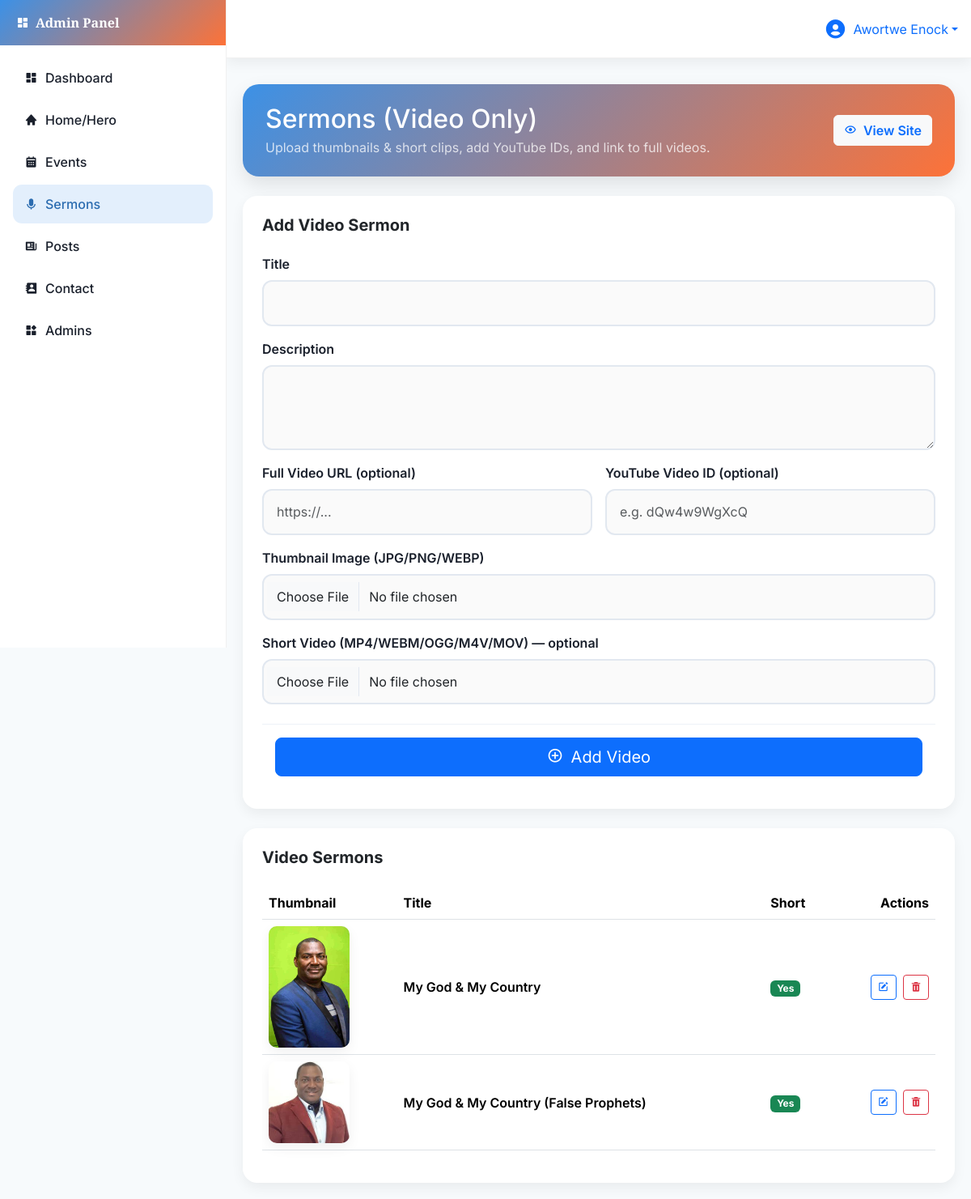
The page /admin/sermons.php (signed in) on the database its author committed.
### tables this page shows
CREATE TABLE `sermon_videos` (
  `id` int(11) NOT NULL,
  `title` varchar(255) NOT NULL,
  `description` text DEFAULT NULL,
  `short_video_file` varchar(255) DEFAULT NULL,
  `youtube_video_id` varchar(64) DEFAULT NULL,
  `full_video_url` varchar(255) DEFAULT NULL,
  `thumbnail_path` varchar(255) DEFAULT NULL,
  `display_order` int(11) DEFAULT 0,
  `created_at` timestamp NOT NULL DEFAULT current_timestamp()
);

### admin/sermons.php (the view, shortened to what this page needs)
<?php
require_once '../includes/db.php';
$video_stmt = $pdo->prepare('SELECT * FROM sermon_videos ORDER BY display_order, created_at DESC');
$video_stmt->execute();
$video_sermons = $video_stmt->fetchAll(PDO::FETCH_ASSOC);
$edit_video = null;
?>
<!DOCTYPE html>
<html lang="en">
<head>
  <link href="https://cdn.jsdelivr.net/npm/bootstrap@5.3.3/dist/css/bootstrap.min.css" rel="stylesheet">
  <link href="https://unpkg.com/boxicons@2.1.4/css/boxicons.min.css" rel="stylesheet">
  <link href="https://unpkg.com/aos@2.3.1/dist/aos.css" rel="stylesheet">
  <link rel="stylesheet" href="https://cdnjs.cloudflare.com/ajax/libs/toastr.js/latest/toastr.min.css">
  <link rel="stylesheet" href="https://cdn.datatables.net/1.13.7/css/dataTables.bootstrap5.min.css"/>
</head>
<body>
  <aside class="sidebar" id="sidebar">
    <div class="brand"><i class="bx bxs-dashboard"></i><span>Admin Panel</span></div>
    <nav class="menu">
      <ul class="nav nav-pills flex-column gap-1">
        <li class="nav-item"><a class="nav-link" href="dashboard.php"><i class="bx bxs-dashboard"></i>Dashboard</a></li>
        <li class="nav-item"><a class="nav-link" href="home.php"><i class="bx bxs-home"></i>Home/Hero</a></li>
        <li class="nav-item"><a class="nav-link" href="events.php"><i class="bx bxs-calendar"></i>Events</a></li>
        <li class="nav-item"><a class="nav-link active" href="sermons.php"><i class="bx bxs-microphone"></i>Sermons</a></li>
        <li class="nav-item"><a class="nav-link" href="posts.php"><i class="bx bxs-news"></i>Posts</a></li>
        <li class="nav-item"><a class="nav-link" href="contact.php"><i class="bx bxs-contact"></i>Contact</a></li>
        <li class="nav-item"><a class="nav-link" href="admins.php"><i class="bx bxs-widget"></i>Admins</a></li>
      </ul>
    </nav>
  </aside>
  <div class="topbar">
    <div class="dropdown ms-auto">
      <a class="d-flex align-items-center text-decoration-none dropdown-toggle" href="#" id="adminMenu" data-bs-toggle="dropdown" aria-expanded="false">
        <i class="bx bxs-user-circle fs-3 me-2 text-primary"></i>
        <span><?= htmlspecialchars($_SESSION['admin_name']) ?></span>
      </a>
    </div>
  </div>
  <main class="main">
    <div class="page-content">
      <div class="admin-hero mb-4" data-aos="fade-up">
        <div class="d-flex flex-column flex-md-row align-items-md-center justify-content-between gap-3">
          <div>
            <h2 class="mb-1">Sermons (Video Only)</h2>
            <div class="opacity-75">Upload thumbnails & short clips, add YouTube IDs, and link to full videos.</div>
          </div>
          <div class="d-flex gap-2">
            <a href="../index.php#sermons" target="_blank" class="btn btn-light text-primary fw-semibold">
              <i class="bx bx-show me-1"></i> View Site
            </a>
          </div>
        </div>
      </div>
      <div class="card p-4 mb-4" data-aos="fade-up">
        <h5 class="card-title mb-4"><?= $edit_video ? 'Edit Video Sermon' : 'Add Video Sermon' ?></h5>
        <form method="POST" action="" enctype="multipart/form-data">
          <div class="mb-3">
            <label class="form-label" for="title">Title</label>
            <input class="form-control" id="title" name="title" required value="<?= $edit_video ? htmlspecialchars($edit_video['title']) : '' ?>">
          </div>
          <div class="mb-3">
            <label class="form-label" for="description">Description</label>
            <textarea class="form-control" id="description" name="description" rows="3"><?= $edit_video ? htmlspecialchars($edit_video['description']) : '' ?></textarea>
          </div>
          <div class="row g-3">
            <div class="col-md-6">
              <label class="form-label" for="full_video_url">Full Video URL (optional)</label>
              <input class="form-control" type="url" id="full_video_url" name="full_video_url" value="<?= $edit_video ? htmlspecialchars($edit_video['full_video_url']) : '' ?>" placeholder="https://...">
            </div>
            <div class="col-md-6">
              <label class="form-label" for="youtube_id">YouTube Video ID (optional)</label>
              <input class="form-control" id="youtube_id" name="youtube_id" value="<?= $edit_video ? htmlspecialchars($edit_video['youtube_video_id']) : '' ?>" placeholder="e.g. dQw4w9WgXcQ">
            </div>
          </div>
          <div class="mb-3 mt-3">
            <label class="form-label" for="thumbnail">Thumbnail Image (JPG/PNG/WEBP)</label>
            <input class="form-control" type="file" id="thumbnail" name="thumbnail" accept="image/*" <?= $edit_video ? '' : 'required' ?> >
          </div>
          <div class="mb-3">
            <label class="form-label" for="short_video">Short Video (MP4/WEBM/OGG/M4V/MOV) — optional</label>
            <input class="form-control" type="file" id="short_video" name="short_video" accept="video/*">
          </div>
          <div class="sticky-actions mt-4">
            <?php if ($edit_video): ?>
              <div class="d-grid gap-2">
                <button class="btn btn-primary btn-lg" type="submit" name="update_video">
                  <i class="bx bx-save me-1"></i> Update Video
                </button>
                <a class="btn btn-outline-secondary" href="sermons.php">Cancel</a>
              </div>
            <?php else: ?>
              <button class="btn btn-primary btn-lg w-100" type="submit" name="add_video">
                <i class="bx bx-plus-circle me-1"></i> Add Video
              </button>
            <?php endif; ?>
          </div>
        </form>
      </div>
      <div class="card p-4" data-aos="fade-up" data-aos-delay="100">
        <h5 class="card-title mb-4">Video Sermons</h5>
        <?php if (count($video_sermons)>0): ?>
          <div class="table-responsive">
            <table id="videosTable" class="table table-hover align-middle">
              <thead>
                <tr>
                  <th>Thumbnail</th>
                  <th>Title</th>
                  <th>Short</th>
                  <th class="text-end">Actions</th>
                </tr>
              </thead>
              <tbody>
              <?php foreach ($video_sermons as $v): ?>
                <tr>
                  <td>
                    <?php if (!empty($v['thumbnail_path'])): ?>
                      <img src="../<?= htmlspecialchars($v['thumbnail_path']) ?>" class="video-thumbnail" alt="Thumb">
                    <?php endif; ?>
                  </td>
                  <td class="fw-semibold"><?= htmlspecialchars($v['title']) ?></td>
                  <td><?= !empty($v['short_video_file']) ? '<span class="badge bg-success">Yes</span>' : '<span class="badge bg-secondary">No</span>' ?></td>
                  <td class="text-end">
                    <a class="btn btn-sm btn-outline-primary" href="sermons.php?edit_video=<?= (int)$v['id'] ?>" title="Edit">
                      <i class="bx bxs-edit"></i>
                    </a>
                    <a class="btn btn-sm btn-outline-danger ms-1" href="sermons.php?delete_video=<?= (int)$v['id'] ?>" onclick="return confirm('Delete this video sermon? Media files will be removed.');" title="Delete">
                      <i class="bx bxs-trash"></i>
                    </a>
                  </td>
                </tr>
              <?php endforeach; ?>
              </tbody>
            </table>
          </div>
        <?php endif; ?>
      </div>
    </div>
  </main>
</body>
</html>

### admin/sermons.php (style rules this page uses)
:root { --brand:#3C91E6; --brand-dark:#2B6CB0; --accent:#FD7238; --accent-light:#FF8A5B; --ink:#1A202C; --ink-light:#2D3748; --soft:#F7FAFC; --soft-dark:#EDF2F7; --white:#fff; --gradient-primary: linear-gradient(135deg, var(--brand) 0%, var(--accent) 100%); --shadow-soft: 0 6px 16px rgba(0,0,0,.06); --shadow-medium: 0 10px 24px rgba(0,0,0,.10); }
html { scroll-behavior:smooth }
body { background:var(--soft); color:var(--ink); font-family:'Inter',sans-serif; overflow-x:hidden; }
.sidebar { width: 280px; min-height: 100vh; background:#fff; border-right:1px solid rgba(0,0,0,.06); position: fixed; left:0; top:0; z-index:100; display:flex; flex-direction:column; }
.sidebar .brand { background:var(--gradient-primary); color:#fff; padding:1rem 1.25rem; font-weight:700; font-family:'Playfair Display',serif; display:flex; align-items:center; gap:.5rem; }
.sidebar .menu { padding:1rem; overflow-y:auto; }
.sidebar .nav-link { color:var(--ink); border-radius:.7rem; font-weight:500; padding:.75rem .9rem; display:flex; align-items:center; gap:.6rem; transition:.25s ease; }
.sidebar .nav-link.active { background:rgba(60,145,230,.14); color:var(--brand-dark); }
.topbar { height:72px; background:#fff; border-bottom:1px solid rgba(0,0,0,.06); display:flex; align-items:center; justify-content:flex-end; padding:0 1rem; position:fixed; top:0; right:0; left:280px; z-index:90; box-shadow:var(--shadow-soft); }
.main { padding:1.25rem; margin-left:280px; }
.page-content { margin-top:84px; }
.card { border:0; border-radius:18px; box-shadow:var(--shadow-soft); }
.card .card-title { font-weight:700; }
.admin-hero { background:var(--gradient-primary); color:#fff; border-radius:20px; padding:1.5rem 1.75rem; box-shadow:var(--shadow-medium); }
.form-control, .form-select { border:2px solid #E2E8F0; border-radius:12px; padding:0.9rem 1rem; background:#FAFAFA; transition:.2s; }
.form-label { font-weight:600; color:var(--ink); }
.sticky-actions { position:sticky; bottom:0; z-index:5; background:#fff; padding:1rem; border-top:1px solid #EDF2F7; border-bottom-left-radius:18px; border-bottom-right-radius:18px; }
.video-thumbnail { width: 100px; height: auto; border-radius:10px; box-shadow:var(--shadow-soft); object-fit:cover; }

### rows shown on the page
sermon_videos: thumbnail_path (picture), title "My God & My Country", shows "Yes"
sermon_videos: thumbnail_path (picture), title "My God & My Country (False Prophets)", shows "Yes"

### other values the page prints
$_SESSION['admin_name'] "Awortwe Enock"
